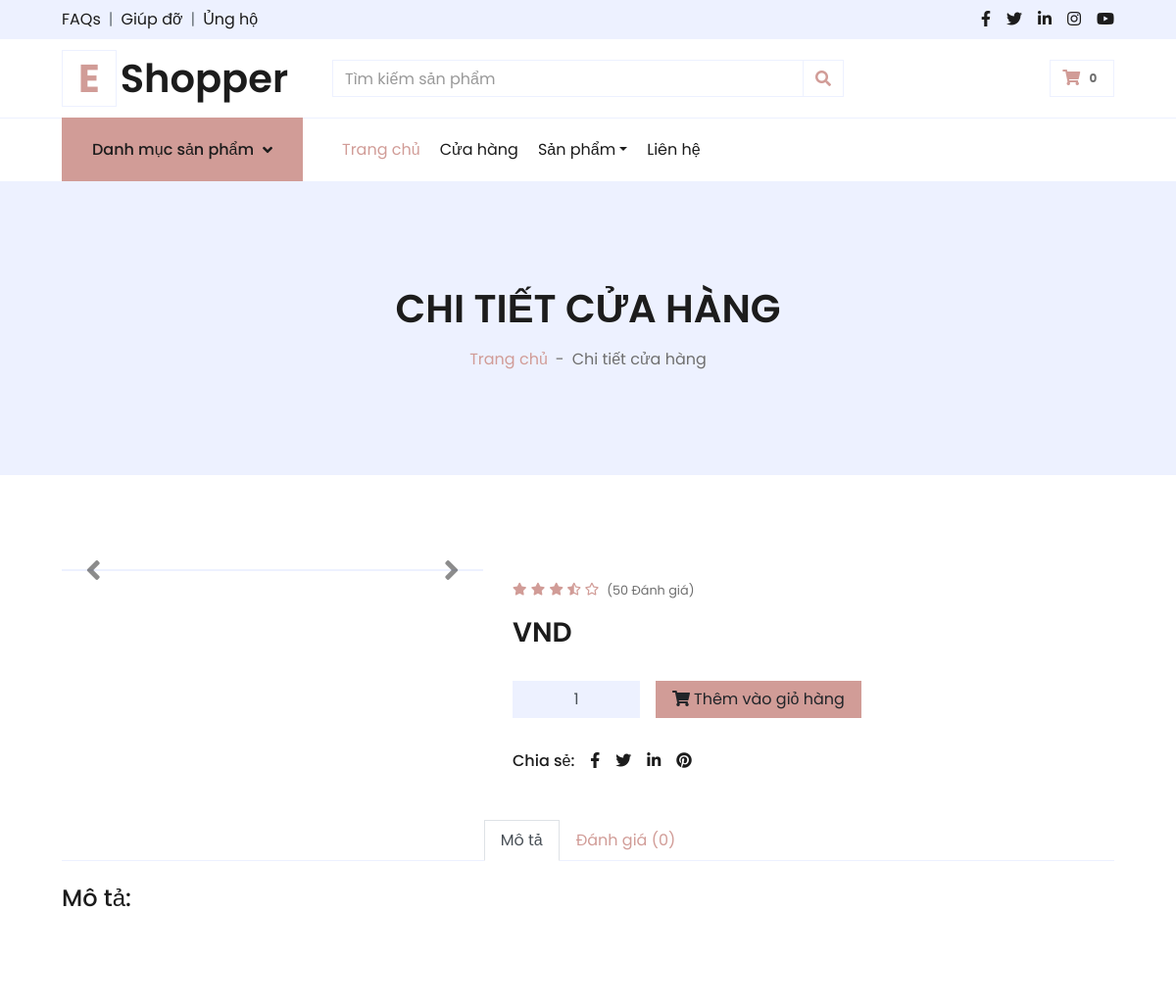
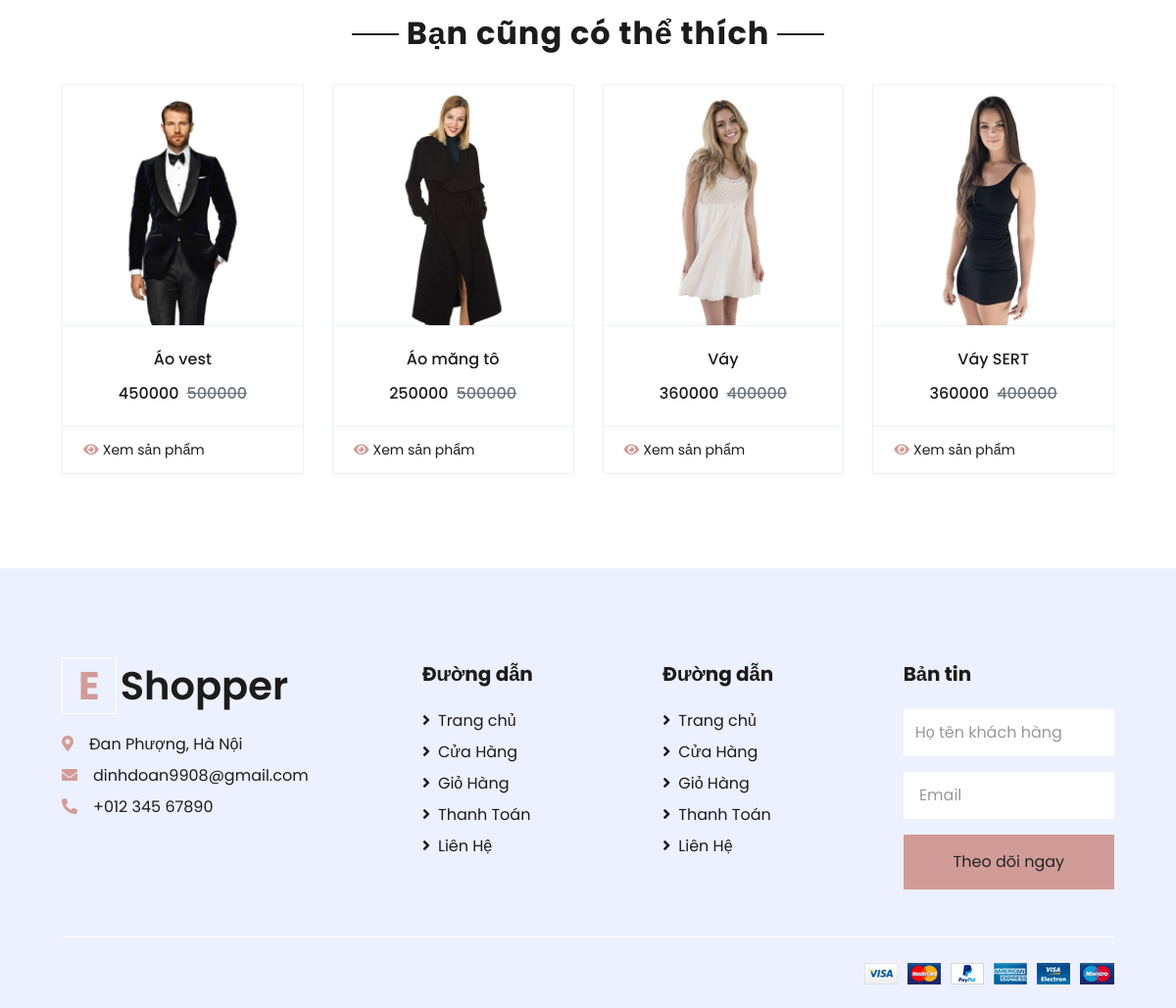
Page /eshopper-1.0.0/detail.php on the committed database (2 pictures, top to bottom).
### tables this page shows
CREATE TABLE `tb_sanpham` (
  `ma_sp` int(11) NOT NULL,
  `ten_sp` varchar(50) NOT NULL,
  `danhmuc` varchar(50) NOT NULL,
  `gioitinh` varchar(50) NOT NULL,
  `mausac` varchar(50) NOT NULL,
  `giaban` varchar(50) NOT NULL,
  `giasale` varchar(50) NOT NULL,
  `mota` mediumtext NOT NULL,
  `img` varchar(250) NOT NULL
);

### eshopper-1.0.0/detail.php (the view, shortened to what this page needs)
<?php
include('./addcart.php')
?>
<!DOCTYPE html>
<html lang="en">
<head>
    <link href="https://cdnjs.cloudflare.com/ajax/libs/font-awesome/5.10.0/css/all.min.css" rel="stylesheet">
    <link href="lib/owlcarousel/assets/owl.carousel.min.css" rel="stylesheet">
    <link href="css/style.css" rel="stylesheet">
</head>
<body>
     <div class="container-fluid">
        <div class="row bg-secondary py-2 px-xl-5">
            <div class="col-lg-6 d-none d-lg-block">
                <div class="d-inline-flex align-items-center">
                    <a class="text-dark" href="">FAQs</a>
                    <span class="text-muted px-2">|</span>
                    <a class="text-dark" href="">Giúp đỡ</a>
                    <span class="text-muted px-2">|</span>
                    <a class="text-dark" href="">Ủng hộ</a>
                </div>
            </div>
            <div class="col-lg-6 text-center text-lg-right">
                <div class="d-inline-flex align-items-center">
                    <a class="text-dark px-2" href="">
                        <i class="fab fa-facebook-f"></i>
                    </a>
                    <a class="text-dark px-2" href="">
                        <i class="fab fa-twitter"></i>
                    </a>
                    <a class="text-dark px-2" href="">
                        <i class="fab fa-linkedin-in"></i>
                    </a>
                    <a class="text-dark px-2" href="">
                        <i class="fab fa-instagram"></i>
                    </a>
                    <a class="text-dark pl-2" href="">
                        <i class="fab fa-youtube"></i>
                    </a>
                </div>
            </div>
        </div>
        <div class="row align-items-center py-3 px-xl-5">
            <div class="col-lg-3 d-none d-lg-block">
                <a href="" class="text-decoration-none">
                    <h1 class="m-0 display-5 font-weight-semi-bold"><span class="text-primary font-weight-bold border px-3 mr-1">E</span>Shopper</h1>
                </a>
            </div>
            <div class="col-lg-6 col-6 text-left">
                <form action="">
                    <div class="input-group">
                        <input type="text" class="form-control" placeholder="Tìm kiếm sản phẩm">
                        <div class="input-group-append">
                            <span class="input-group-text bg-transparent text-primary">
                                <i class="fa fa-search"></i>
                            </span>
                        </div>
                    </div>
                </form>
            </div>
            <div class="col-lg-3 col-6 text-right">
                <a href="" class="btn border">
                    <i class="fas fa-shopping-cart text-primary"></i>
                    <span class="badge">0</span>
                </a>
            </div>
        </div>
    </div>
    <?php include('../connect/navbar.php')?>
    <div class="container-fluid bg-secondary mb-5">
        <div class="d-flex flex-column align-items-center justify-content-center" style="min-height: 300px">
            <h1 class="font-weight-semi-bold text-uppercase mb-3">Chi tiết cửa hàng</h1>
            <div class="d-inline-flex">
                <p class="m-0"><a href="">Trang chủ</a></p>
                <p class="m-0 px-2">-</p>
                <p class="m-0">Chi tiết cửa hàng</p>
            </div>
        </div>
    </div>
    <div class="container-fluid py-5">
        <div class="row px-xl-5">
            <div class="col-lg-5 pb-5">
                <div id="product-carousel" class="carousel slide" data-ride="carousel">
                    <div class="carousel-inner border">
                    </div>
                    <a class="carousel-control-prev" href="#product-carousel" data-slide="prev">
                        <i class="fa fa-2x fa-angle-left text-dark"></i>
                    </a>
                    <a class="carousel-control-next" href="#product-carousel" data-slide="next">
                        <i class="fa fa-2x fa-angle-right text-dark"></i>
                    </a>
                </div>
            </div>
            <div class="col-lg-7 pb-5">
                <div class="d-flex mb-3">
                    <div class="text-primary mr-2">
                        <small class="fas fa-star"></small>
                        <small class="fas fa-star"></small>
                        <small class="fas fa-star"></small>
                        <small class="fas fa-star-half-alt"></small>
                        <small class="far fa-star"></small>
                    </div>
                    <small class="pt-1">(50 Đánh giá)</small>
                </div>
                <h3 class="font-weight-semi-bold mb-4"><?php echo $giasale;?>VND</h3>
                <form method="post" action="cart.php?ID=<?php echo $rows['ma_sp']; ?>">
                <div class="d-flex align-items-center mb-4 pt-2">
                    <div class="input-group quantity mr-3" style="width: 130px;">
                        <input type="text" class="form-control bg-secondary text-center" name="txtProductQuantity" value="1">
                    </div>
                    <a href="">
                    <button  type="submit" onclick=" checkButton()" class="btn btn-primary px-3"><i class="fa fa-shopping-cart mr-1"></i>Thêm vào giỏ hàng</button>
                    </a>
                    </form>
                </div>
                <div class="d-flex pt-2">
                    <p class="text-dark font-weight-medium mb-0 mr-2">Chia sẻ:</p>
                    <div class="d-inline-flex">
                        <a class="text-dark px-2" href="">
                            <i class="fab fa-facebook-f"></i>
                        </a>
                        <a class="text-dark px-2" href="">
                            <i class="fab fa-twitter"></i>
                        </a>
                        <a class="text-dark px-2" href="">
                            <i class="fab fa-linkedin-in"></i>
                        </a>
                        <a class="text-dark px-2" href="">
                            <i class="fab fa-pinterest"></i>
                        </a>
                    </div>
                </div>
            </div>
        </div>
        <div class="row px-xl-5">
            <div class="col">
                <div class="nav nav-tabs justify-content-center border-secondary mb-4">
                    <a class="nav-item nav-link active" data-toggle="tab" href="#tab-pane-1">Mô tả</a>
                    <a class="nav-item nav-link" data-toggle="tab" href="#tab-pane-3"> Đánh giá (0)</a>
                </div>
                <div class="tab-content">
                    <div class="tab-pane fade show active" id="tab-pane-1">
                        <h4 class="mb-3">Mô tả:</h4>
                    </div>
                </div>
            </div>
        </div>
    <div class="container-fluid py-5">
        <div class="text-center mb-4">
            <h2 class="section-title px-5"><span class="px-2">Bạn cũng có thể thích</span></h2>
        </div>
        <div class="row px-xl-5">
            <div class="col">
                <div class="owl-carousel related-carousel">
                <?php
               $sql = "SELECT * FROM tb_sanpham LIMIT 8 ";
               $rel = mysqli_query($conn,$sql);
               $count = mysqli_num_rows($rel);
               if($count>0){
                while($rows = mysqli_fetch_assoc($rel)){
                    $ten_sp = $rows['ten_sp'];
                    $ma_sp = $rows['ma_sp'];
                    $img  = $rows['img'];
                    $giaban = $rows['giaban'];
                    $giasale = $rows['giasale'];
                    ?>
                    <div class="card product-item border-0">
                        <div class="card-header product-img position-relative overflow-hidden bg-transparent border p-0">
                        <?php
                                                  if($img =="")
                                                  {
                                                      echo " ";
                                                  }
                                                  else{
                                                      ?>
                                                       <img class="img-fluid w-100" src="<?php echo SITE;?>IMG/<?php echo $img;?>">
                                                      <?php
                                                  }
                                                ?>
                        </div>
                        <div class="card-body border-left border-right text-center p-0 pt-4 pb-3">
                            <h6 class="text-truncate mb-3"><?php echo $ten_sp;?></h6>
                            <div class="d-flex justify-content-center">
                                <h6><?php echo $giasale;?></h6><h6 class="text-muted ml-2"><del><?php echo $giaban;?></del></h6>
                            </div>
                        </div>
                        <div class="card-footer d-flex justify-content-between bg-light border">
                            <a href="<?php SITE;?>detail.php?ma_sp=<?php echo $ma_sp;?>" class="btn btn-sm text-dark p-0"><i class="fas fa-eye text-primary mr-1"></i>Xem sản phẩm</a>
                        </div>
                    </div>
                    <?php
                }
            }
                    ?>
                </div>
            </div>
        </div>
    </div>
    <div class="container-fluid bg-secondary text-dark mt-5 pt-5">
        <div class="row px-xl-5 pt-5">
            <div class="col-lg-4 col-md-12 mb-5 pr-3 pr-xl-5">
                <a href="" class="text-decoration-none">
                    <h1 class="mb-4 display-5 font-weight-semi-bold"><span class="text-primary font-weight-bold border border-white px-3 mr-1">E</span>Shopper</h1>
                </a>
                <p class="mb-2"><i class="fa fa-map-marker-alt text-primary mr-3"></i>Đan Phượng, Hà Nội</p>
                <p class="mb-2"><i class="fa fa-envelope text-primary mr-3"></i>dinhdoan9908@gmail.com</p>
                <p class="mb-0"><i class="fa fa-phone-alt text-primary mr-3"></i>+012 345 67890</p>
            </div>
            <div class="col-lg-8 col-md-12">
                <div class="row">
                    <div class="col-md-4 mb-5">
                        <h5 class="font-weight-bold text-dark mb-4">Đường dẫn</h5>
                        <div class="d-flex flex-column justify-content-start">
                            <a class="text-dark mb-2" href="index.html"><i class="fa fa-angle-right mr-2"></i>Trang chủ</a>
                            <a class="text-dark mb-2" href="shop.html"><i class="fa fa-angle-right mr-2"></i>Cửa Hàng</a>
                            <a class="text-dark mb-2" href="cart.html"><i class="fa fa-angle-right mr-2"></i>Giỏ Hàng</a>
                            <a class="text-dark mb-2" href="checkout.html"><i class="fa fa-angle-right mr-2"></i>Thanh Toán</a>
                            <a class="text-dark" href="contact.html"><i class="fa fa-angle-right mr-2"></i>Liên Hệ</a>
                        </div>
                    </div>
                    <div class="col-md-4 mb-5">
                        <h5 class="font-weight-bold text-dark mb-4">Đường dẫn</h5>
                        <div class="d-flex flex-column justify-content-start">
                            <a class="text-dark mb-2" href="index.html"><i class="fa fa-angle-right mr-2"></i>Trang chủ</a>
                            <a class="text-dark mb-2" href="shop.html"><i class="fa fa-angle-right mr-2"></i>Cửa Hàng</a>
                            <a class="text-dark mb-2" href="cart.html"><i class="fa fa-angle-right mr-2"></i>Giỏ Hàng</a>
                            <a class="text-dark mb-2" href="checkout.html"><i class="fa fa-angle-right mr-2"></i>Thanh Toán</a>
                            <a class="text-dark" href="contact.html"><i class="fa fa-angle-right mr-2"></i>Liên Hệ</a>
                        </div>
                    </div>
                    <div class="col-md-4 mb-5">
                        <h5 class="font-weight-bold text-dark mb-4">Bản tin</h5>
                        <form action="">
                            <div class="form-group">
                                <input type="text" class="form-control border-0 py-4" placeholder="Họ tên khách hàng" required="required" />
                            </div>
                            <div class="form-group">
                                <input type="email" class="form-control border-0 py-4" placeholder=" Email"
                                    required="required" />
                            </div>
                            <div>
                                <button class="btn btn-primary btn-block border-0 py-3" type="submit">Theo dõi ngay</button>
                            </div>
                        </form>
                    </div>
                </div>
            </div>
        </div>
        <div class="row border-top border-light mx-xl-5 py-4">
            <div class="col-md-6 px-xl-0">
            </div>
            <div class="col-md-6 px-xl-0 text-center text-md-right">
                <img class="img-fluid" src="img/payments.png" alt="">
            </div>
        </div>
    </div>
</body>
</html>

### connect/navbar.php (shortened to what this page needs)
<div class="container-fluid">
        <div class="row border-top px-xl-5">
            <div class="col-lg-3 d-none d-lg-block">
                <a class="btn shadow-none d-flex align-items-center justify-content-between bg-primary text-white w-100" data-toggle="collapse" href="#navbar-vertical" style="height: 65px; margin-top: -1px; padding: 0 30px;">
                    <h6 class="m-0">Danh mục sản phẩm</h6>
                    <i class="fa fa-angle-down text-dark"></i>
                </a>
            </div>
            <div class="col-lg-9">
                <nav class="navbar navbar-expand-lg bg-light navbar-light py-3 py-lg-0 px-0">
                    <div class="collapse navbar-collapse justify-content-between" id="navbarCollapse">
                        <div class="navbar-nav mr-auto py-0">
                            <a href="index.php" class="nav-item nav-link active">Trang chủ</a>
                            <a href="shop.php" class="nav-item nav-link">Cửa hàng</a>
                            <div class="nav-item dropdown">
                                <a href="#" class="nav-link dropdown-toggle" data-toggle="dropdown">Sản phẩm</a>
                            </div>
                            <a href="contact.php" class="nav-item nav-link ">Liên hệ</a>
                        </div>
                    </div>
                </nav>
            </div>
        </div>
    </div>

### rows in the picture
tb_sanpham: img (picture), ten_sp "Áo vest", giasale "450000", giaban "500000"
tb_sanpham: img (picture), ten_sp "Áo măng tô", giasale "250000", giaban "500000"
tb_sanpham: img (picture), ten_sp "Váy", giasale "360000", giaban "400000"
tb_sanpham: img (picture), ten_sp "Váy SERT", giasale "360000", giaban "400000"
